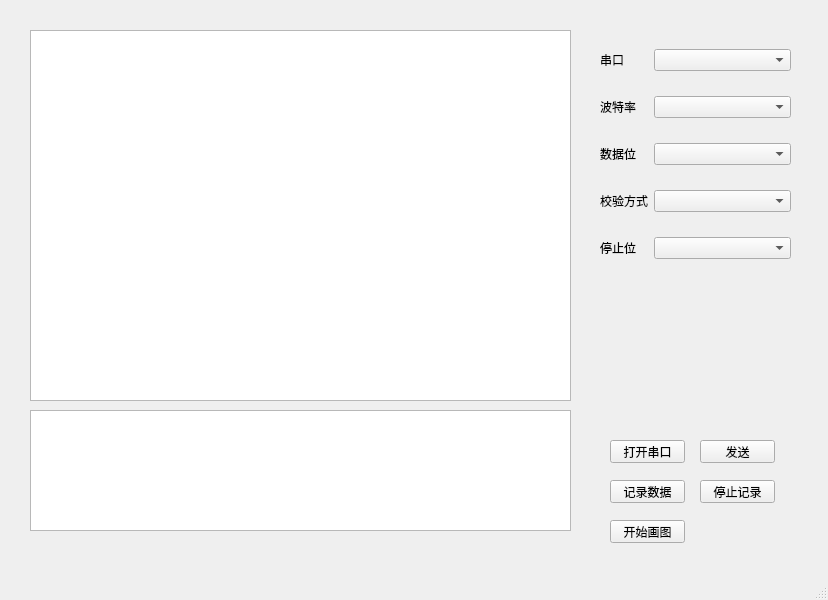
<?xml version="1.0" encoding="UTF-8"?>
<ui version="4.0">
 <class>MainWindow</class>
 <widget class="QMainWindow" name="MainWindow">
  <property name="geometry">
   <rect>
    <x>0</x>
    <y>0</y>
    <width>828</width>
    <height>600</height>
   </rect>
  </property>
  <property name="windowTitle">
   <string>MainWindow</string>
  </property>
  <widget class="QWidget" name="centralwidget">
   <widget class="QTextBrowser" name="textBrowser">
    <property name="geometry">
     <rect>
      <x>30</x>
      <y>30</y>
      <width>541</width>
      <height>371</height>
     </rect>
    </property>
   </widget>
   <widget class="QWidget" name="widget" native="true">
    <property name="geometry">
     <rect>
      <x>600</x>
      <y>30</y>
      <width>191</width>
      <height>251</height>
     </rect>
    </property>
    <property name="sizePolicy">
     <sizepolicy hsizetype="Preferred" vsizetype="Fixed">
      <horstretch>0</horstretch>
      <verstretch>0</verstretch>
     </sizepolicy>
    </property>
    <layout class="QGridLayout" name="gridLayout">
     <item row="2" column="1">
      <widget class="QComboBox" name="comboBox_databits">
       <property name="enabled">
        <bool>true</bool>
       </property>
       <property name="sizePolicy">
        <sizepolicy hsizetype="Preferred" vsizetype="Fixed">
         <horstretch>0</horstretch>
         <verstretch>0</verstretch>
        </sizepolicy>
       </property>
      </widget>
     </item>
     <item row="1" column="0">
      <widget class="QLabel" name="label_2">
       <property name="sizePolicy">
        <sizepolicy hsizetype="Fixed" vsizetype="Fixed">
         <horstretch>0</horstretch>
         <verstretch>0</verstretch>
        </sizepolicy>
       </property>
       <property name="text">
        <string>波特率</string>
       </property>
      </widget>
     </item>
     <item row="1" column="1">
      <widget class="QComboBox" name="comboBox_baudrate">
       <property name="enabled">
        <bool>true</bool>
       </property>
       <property name="sizePolicy">
        <sizepolicy hsizetype="Preferred" vsizetype="Fixed">
         <horstretch>0</horstretch>
         <verstretch>0</verstretch>
        </sizepolicy>
       </property>
      </widget>
     </item>
     <item row="0" column="1">
      <widget class="QComboBox" name="comboBox_port">
       <property name="enabled">
        <bool>true</bool>
       </property>
       <property name="sizePolicy">
        <sizepolicy hsizetype="Preferred" vsizetype="Fixed">
         <horstretch>0</horstretch>
         <verstretch>0</verstretch>
        </sizepolicy>
       </property>
      </widget>
     </item>
     <item row="3" column="0">
      <widget class="QLabel" name="label_5">
       <property name="sizePolicy">
        <sizepolicy hsizetype="Fixed" vsizetype="Fixed">
         <horstretch>0</horstretch>
         <verstretch>0</verstretch>
        </sizepolicy>
       </property>
       <property name="text">
        <string>校验方式</string>
       </property>
      </widget>
     </item>
     <item row="0" column="0">
      <widget class="QLabel" name="label">
       <property name="sizePolicy">
        <sizepolicy hsizetype="Fixed" vsizetype="Fixed">
         <horstretch>0</horstretch>
         <verstretch>0</verstretch>
        </sizepolicy>
       </property>
       <property name="text">
        <string>串口</string>
       </property>
      </widget>
     </item>
     <item row="3" column="1">
      <widget class="QComboBox" name="comboBox_parity">
       <property name="enabled">
        <bool>true</bool>
       </property>
       <property name="sizePolicy">
        <sizepolicy hsizetype="Preferred" vsizetype="Fixed">
         <horstretch>0</horstretch>
         <verstretch>0</verstretch>
        </sizepolicy>
       </property>
      </widget>
     </item>
     <item row="2" column="0">
      <widget class="QLabel" name="label_6">
       <property name="sizePolicy">
        <sizepolicy hsizetype="Fixed" vsizetype="Fixed">
         <horstretch>0</horstretch>
         <verstretch>0</verstretch>
        </sizepolicy>
       </property>
       <property name="text">
        <string>数据位</string>
       </property>
      </widget>
     </item>
     <item row="4" column="0">
      <widget class="QLabel" name="label_7">
       <property name="sizePolicy">
        <sizepolicy hsizetype="Fixed" vsizetype="Fixed">
         <horstretch>0</horstretch>
         <verstretch>0</verstretch>
        </sizepolicy>
       </property>
       <property name="text">
        <string>停止位</string>
       </property>
      </widget>
     </item>
     <item row="4" column="1">
      <widget class="QComboBox" name="comboBox_stopbits">
       <property name="enabled">
        <bool>true</bool>
       </property>
       <property name="sizePolicy">
        <sizepolicy hsizetype="Preferred" vsizetype="Fixed">
         <horstretch>0</horstretch>
         <verstretch>0</verstretch>
        </sizepolicy>
       </property>
      </widget>
     </item>
    </layout>
   </widget>
   <widget class="QPushButton" name="pushButton_open">
    <property name="geometry">
     <rect>
      <x>610</x>
      <y>440</y>
      <width>75</width>
      <height>23</height>
     </rect>
    </property>
    <property name="text">
     <string>打开串口</string>
    </property>
   </widget>
   <widget class="QPushButton" name="pushButton_send">
    <property name="geometry">
     <rect>
      <x>700</x>
      <y>440</y>
      <width>75</width>
      <height>23</height>
     </rect>
    </property>
    <property name="text">
     <string>发送</string>
    </property>
   </widget>
   <widget class="QTextEdit" name="textEdit">
    <property name="geometry">
     <rect>
      <x>30</x>
      <y>410</y>
      <width>541</width>
      <height>121</height>
     </rect>
    </property>
   </widget>
   <widget class="QPushButton" name="recodeON">
    <property name="geometry">
     <rect>
      <x>610</x>
      <y>480</y>
      <width>75</width>
      <height>23</height>
     </rect>
    </property>
    <property name="text">
     <string>记录数据</string>
    </property>
   </widget>
   <widget class="QPushButton" name="recodeOFF">
    <property name="geometry">
     <rect>
      <x>700</x>
      <y>480</y>
      <width>75</width>
      <height>23</height>
     </rect>
    </property>
    <property name="text">
     <string>停止记录</string>
    </property>
   </widget>
   <widget class="QPushButton" name="startplotON">
    <property name="geometry">
     <rect>
      <x>610</x>
      <y>520</y>
      <width>75</width>
      <height>23</height>
     </rect>
    </property>
    <property name="text">
     <string>开始画图</string>
    </property>
   </widget>
  </widget>
  <widget class="QMenuBar" name="menubar">
   <property name="geometry">
    <rect>
     <x>0</x>
     <y>0</y>
     <width>828</width>
     <height>23</height>
    </rect>
   </property>
  </widget>
  <widget class="QStatusBar" name="statusbar"/>
 </widget>
 <resources/>
 <connections/>
</ui>
